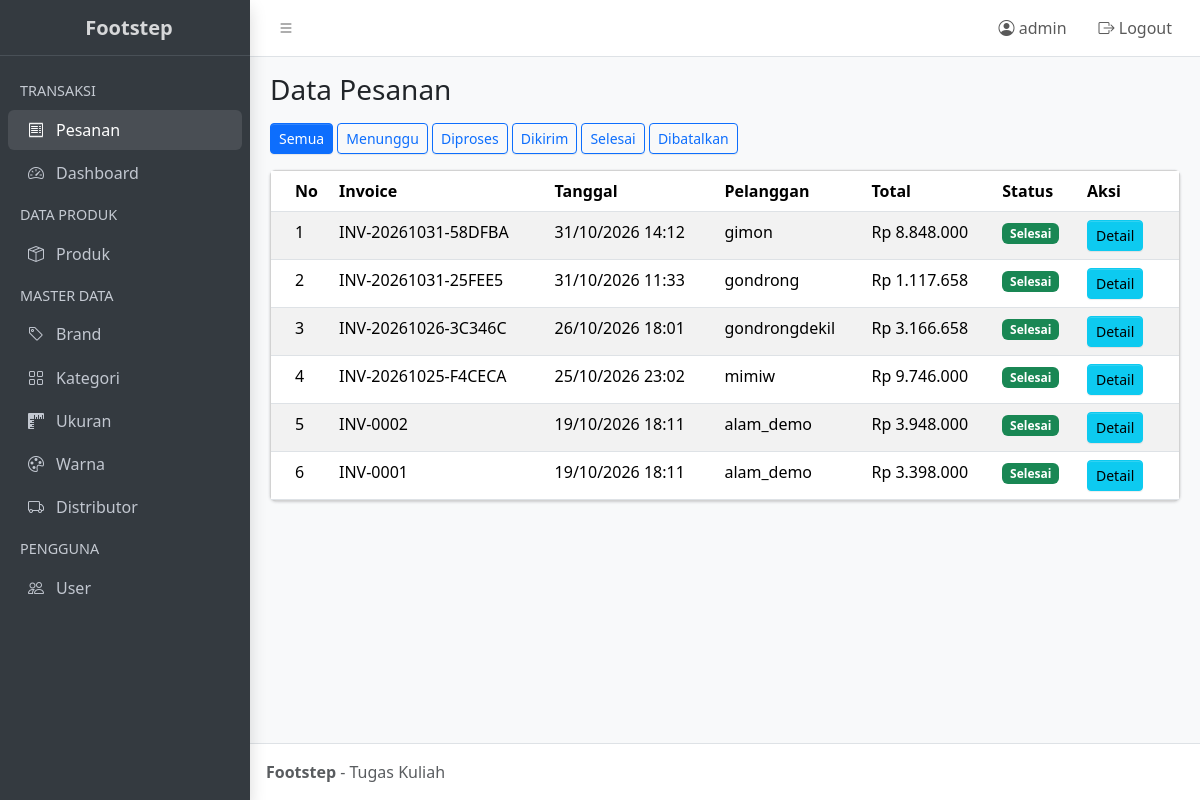
The app's page /pesanan/index.php (signed in) with its own data.
### tables this page shows
CREATE TABLE `pembayaran` (
  `kd_pembayaran` int(11) NOT NULL,
  `kd_user` int(11) NOT NULL,
  `invoice` varchar(30) NOT NULL,
  `tgl_bayar` datetime DEFAULT current_timestamp(),
  `status` enum('menunggu','diproses','dikirim','selesai','dibatalkan') NOT NULL DEFAULT 'menunggu'
);

CREATE TABLE `user` (
  `kd_user` int(11) NOT NULL,
  `username` varchar(100) NOT NULL,
  `password` varchar(255) NOT NULL,
  `email` varchar(225) NOT NULL,
  `no_telpon` varchar(20) DEFAULT NULL,
  `alamat` text DEFAULT NULL,
  `foto_ktp` varchar(255) DEFAULT NULL,
  `nik` varchar(16) DEFAULT NULL,
  `created_at` timestamp NOT NULL DEFAULT current_timestamp(),
  `role` enum('admin','customer') NOT NULL DEFAULT 'customer'
);

### config/koneksi.php (called while the page is built, shortened)
<?php
function e($teks) {
    return htmlspecialchars($teks ?? '', ENT_QUOTES, 'UTF-8');
}
function badge_status($status) {
    $warna = [
        'menunggu'   => 'warning',
        'diproses'   => 'info',
        'dikirim'    => 'primary',
        'selesai'    => 'success',
        'dibatalkan' => 'danger',
    ];
    return $warna[$status] ?? 'secondary';
}
function rupiah($angka) {
    return 'Rp ' . number_format($angka, 0, ',', '.');
}

### pesanan/index.php (the view, shortened to what this page needs)
<?php
include '../partials/header.php';
$daftarStatus = ['menunggu', 'diproses', 'dikirim', 'selesai', 'dibatalkan'];
$status       = $_GET['status'] ?? '';
$pakaiFilter  = in_array($status, $daftarStatus);
$sql = "SELECT p.kd_pembayaran, p.invoice, p.tgl_bayar, p.status, u.username,
               COALESCE(SUM(d.harga_jual * d.qty), 0) AS total
        FROM pembayaran p
        JOIN `user` u ON p.kd_user = u.kd_user
        LEFT JOIN detail_pembayaran d ON d.kd_pembayaran = p.kd_pembayaran "
     . ($pakaiFilter ? "WHERE p.status = ? " : "")
     . "GROUP BY p.kd_pembayaran, p.invoice, p.tgl_bayar, p.status, u.username
        ORDER BY p.kd_pembayaran DESC";
$stmt = mysqli_prepare($koneksi, $sql);
mysqli_stmt_execute($stmt);
$data = mysqli_stmt_get_result($stmt);
?>
<div class="app-content-header">
  <div class="container-fluid">
    <h3 class="mb-0">Data Pesanan</h3>
  </div>
</div>
<div class="app-content">
  <div class="container-fluid">
    <div class="mb-3">
      <a href="index.php" class="btn btn-sm <?= !$pakaiFilter ? 'btn-primary' : 'btn-outline-primary' ?>">Semua</a>
      <?php foreach ($daftarStatus as $s): ?>
        <a href="index.php?status=<?= $s ?>"
           class="btn btn-sm <?= $status === $s ? 'btn-primary' : 'btn-outline-primary' ?>"><?= ucfirst($s) ?></a>
      <?php endforeach; ?>
    </div>
    <div class="card">
      <div class="card-body p-0 table-responsive">
        <table class="table table-striped mb-0 datatable">
          <thead>
            <tr>
              <th style="width:60px">No</th>
              <th>Invoice</th>
              <th>Tanggal</th>
              <th>Pelanggan</th>
              <th>Total</th>
              <th>Status</th>
              <th style="width:100px">Aksi</th>
            </tr>
          </thead>
          <tbody>
            <?php $no = 1; while ($row = mysqli_fetch_assoc($data)): ?>
              <tr>
                <td><?= $no++ ?></td>
                <td><?= e($row['invoice']) ?></td>
                <td data-order="<?= strtotime($row['tgl_bayar']) ?>"><?= date('d/m/Y H:i', strtotime($row['tgl_bayar'])) ?></td>
                <td><?= e($row['username']) ?></td>
                <td data-order="<?= (float) $row['total'] ?>"><?= rupiah($row['total']) ?></td>
                <td>
                  <span class="badge text-bg-<?= badge_status($row['status']) ?>">
                    <?= e(ucfirst($row['status'])) ?>
                  </span>
                </td>
                <td>
                  <a href="detail.php?id=<?= $row['kd_pembayaran'] ?>" class="btn btn-info btn-sm">Detail</a>
                </td>
              </tr>
            <?php endwhile; ?>
          </tbody>
        </table>
      </div>
    </div>
  </div>
</div>
<?php include '../partials/footer.php'; ?>

### records on screen
pembayaran: invoice "INV-20261031-58DFBA", tgl_bayar "31/10/2026 14:12", kd_user.username "gimon", total "Rp 8.848.000", status "Selesai"
pembayaran: invoice "INV-20261031-25FEE5", tgl_bayar "31/10/2026 11:33", kd_user.username "gondrong", total "Rp 1.117.658", status "Selesai"
pembayaran: invoice "INV-20261026-3C346C", tgl_bayar "26/10/2026 18:01", kd_user.username "gondrongdekil", total "Rp 3.166.658", status "Selesai"
pembayaran: invoice "INV-20261025-F4CECA", tgl_bayar "25/10/2026 23:02", kd_user.username "mimiw", total "Rp 9.746.000", status "Selesai"
pembayaran: invoice "INV-0002", tgl_bayar "19/10/2026 18:11", kd_user.username "alam_demo", total "Rp 3.948.000", status "Selesai"
pembayaran: invoice "INV-0001", tgl_bayar "19/10/2026 18:11", kd_user.username "alam_demo", total "Rp 3.398.000", status "Selesai"

### other values on screen
$_SESSION['user']['username'] "admin"
$s "Menunggu"
$s "Diproses"
$s "Dikirim"
$s "Selesai"
$s "Dibatalkan"
